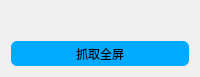
<?xml version="1.0" encoding="UTF-8"?>
<ui version="4.0">
 <class>grabScreenClass</class>
 <widget class="QWidget" name="grabScreenClass">
  <property name="geometry">
   <rect>
    <x>0</x>
    <y>0</y>
    <width>200</width>
    <height>70</height>
   </rect>
  </property>
  <property name="maximumSize">
   <size>
    <width>16777215</width>
    <height>16777215</height>
   </size>
  </property>
  <property name="windowTitle">
   <string>grabScreen</string>
  </property>
  <layout class="QVBoxLayout" name="verticalLayout">
   <item>
    <layout class="QHBoxLayout" name="horizontalLayout">
     <item>
      <spacer name="horizontalSpacer">
       <property name="orientation">
        <enum>Qt::Horizontal</enum>
       </property>
       <property name="sizeHint" stdset="0">
        <size>
         <width>40</width>
         <height>20</height>
        </size>
       </property>
      </spacer>
     </item>
     <item>
      <widget class="QPushButton" name="btnmin">
       <property name="minimumSize">
        <size>
         <width>24</width>
         <height>24</height>
        </size>
       </property>
       <property name="maximumSize">
        <size>
         <width>24</width>
         <height>24</height>
        </size>
       </property>
       <property name="styleSheet">
        <string notr="true">QPushButton
{
image: url(:/grabScreen/Resources/denglu_suoxiao.png);
border : 0px;

}
QPushButton:pressed
{
    
	background-color: rgb(0, 88, 255);
    border : 0px;
}</string>
       </property>
       <property name="text">
        <string/>
       </property>
      </widget>
     </item>
     <item>
      <widget class="QPushButton" name="btnclose">
       <property name="minimumSize">
        <size>
         <width>24</width>
         <height>24</height>
        </size>
       </property>
       <property name="maximumSize">
        <size>
         <width>24</width>
         <height>24</height>
        </size>
       </property>
       <property name="styleSheet">
        <string notr="true">QPushButton{
image: url(:/grabScreen/Resources/denglu_guanbi.png);
border : 0px;

}
QPushButton:pressed{
	background-color: rgb(0, 88, 255);
    border : 0px;
}</string>
       </property>
       <property name="text">
        <string/>
       </property>
      </widget>
     </item>
    </layout>
   </item>
   <item>
    <widget class="QPushButton" name="btnGrabWindow">
     <property name="minimumSize">
      <size>
       <width>0</width>
       <height>25</height>
      </size>
     </property>
     <property name="styleSheet">
      <string notr="true">QPushButton{
	border-radius:6px;
	background-color: rgb(0, 170, 255);
}

QPushButton:pressed{
	
	background-color: rgb(85, 0, 255);
}</string>
     </property>
     <property name="text">
      <string>抓取全屏</string>
     </property>
    </widget>
   </item>
  </layout>
 </widget>
 <layoutdefault spacing="6" margin="11"/>
 <resources>
  <include location="grabscreen.qrc"/>
 </resources>
 <connections/>
</ui>
